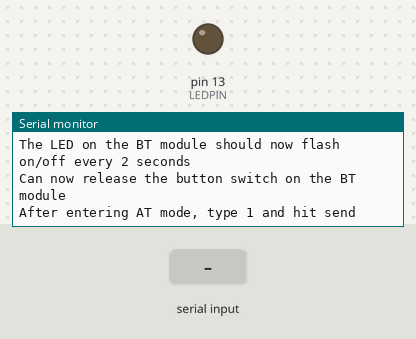
The sketch below on a simulated Arduino Mega 2560, built with avr-gcc and run on an emulated ATmega2560. On the bench: output pins drawn as LEDs (lit = HIGH), the last lines printed to the serial monitor. The inputs (shaded band) are chosen by the test bench.

Above: at 1.0 s.
1.1 s: "1" received over Serial
At 2.2 s:
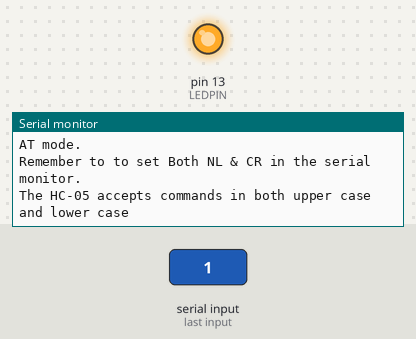
2.6 s: "1" received over the second serial link
At 3.2 s:
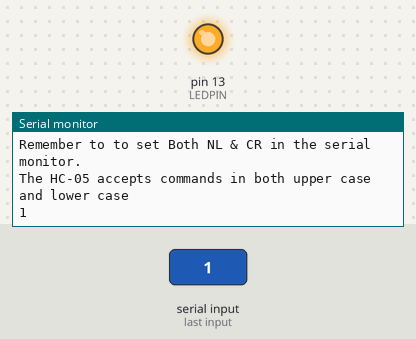

The sketch:

AT_Bluetooth.ino
```cpp
//#include<SoftwareSerial.h>

//SoftwareSerial BTSerial(11,10);

char serialByte = '0';
const byte  LEDPIN = 13;

#define BTSerial Serial1
#define BT_BAUD 38400

void setup()
{
	pinMode(LEDPIN, OUTPUT);
  	// communication with the host computer
	Serial.begin(9600);
	Serial.println("Do not power the BT module");
	Serial.println("On the BT module, press the button switch (keep pressed, and at the same time power the BT module");
	Serial.println("The LED on the BT module should now flash on/off every 2 seconds");
	Serial.println("Can now release the button switch on the BT module");
	Serial.println("After entering AT mode, type 1 and hit send");
	Serial.println();

  	// wait for the user to type "1" in the serial monitor
	while (serialByte != '1')
	{
		if ( Serial.available() )
			serialByte = Serial.read();
	}

  	// communication with the BT module on BTSerial
	BTSerial.begin(BT_BAUD);
  	// LED to show we have started the serial channels
	digitalWrite(LEDPIN, HIGH);

	Serial.println("AT mode.");
	Serial.println("Remember to to set Both NL & CR in the serial monitor.");
	Serial.println("The HC-05 accepts commands in both upper case and lower case");
}


void loop()
{
  	// Keep reading from HC-05 and send to Arduino Serial Monitor
	if (BTSerial.available())
		Serial.write(BTSerial.read());

  	// Keep reading from Arduino Serial Monitor and send to HC-05
	if (Serial.available())
		BTSerial.write(Serial.read());
}
```

Measured:
- after the input at 1.1 s, the serial monitor: prints a new line at once (image 1)
- after the input at 2.6 s, the serial monitor: prints a new line at once (image 2)
